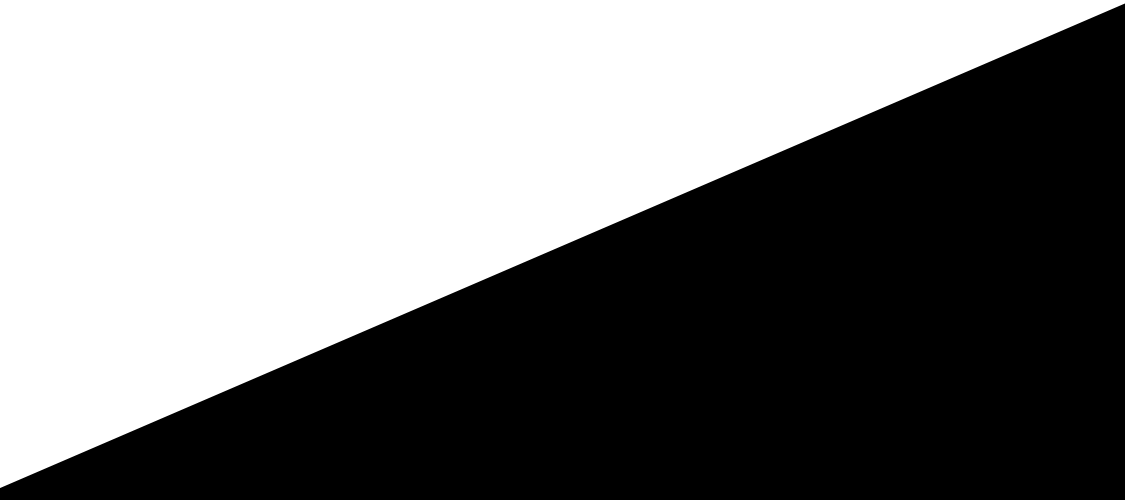
#> input picture Image/example 1x3 (3375 x 1500 piksel).png, 3375 x 1500 px, found by its file name (shown at 1/3 size)
$ jupyter execute --allow-errors Instagram_Grid_Cropper.ipynb
#> lines starting #> are read from the running program, lines starting #| are printed output that depends on the picture
<a href="https://colab.research.google.com/github/mabdulghofur142/Instagram-Grid-Cropper/blob/main/Code/Instagram_Grid_Cropper.ipynb" target="_parent"></a>

Feel free to check it out on my GitHub! 👉 [Instagram Grid Cropper](https://github.com/mabdulghofur142/Instagram-Grid-Cropper/tree/main)

# Instagram Grid Cropper

## Modul yang dibutuhkan

[cell 1]
from PIL import Image
import io
import zipfile
from fractions import Fraction
import math

## Code

[cell 2]
def place_on_frame(image, frame_size=(2400, 3000), position=0, round=0, frame=None):
    if round == 0 or frame is None:
        frame = Image.new("RGB", frame_size, (0, 0, 0))
    img_width, img_height = image.size

    if position == 1:
        x_offset = frame_size[0] - img_width
    elif position == -1:
        x_offset = 0
    else:  # center
        x_offset = (frame_size[0] - img_width) // 2

    y_offset = (frame_size[1] - img_height) // 2
    frame.paste(image, (x_offset, y_offset))
    return frame

def labelling(rows, length):
    my_map = {}
    for i in range(length):
        row_image = (i % rows) + 1
        col_image = (i // rows) +1
        my_map[i] = str(row_image)+"_"+str(col_image)
    return my_map

def process_image(input_path, coloms=3, rows=1, output_zip_path='cropped_images.zip', format_upload_feed = "4/5", format_preview = "3/4"):
#> called with coloms = 3, rows = 1, output_zip_path = 'cropped example 1x3.zip', format_upload_feed = '4/5', format_preview = '3/4'
    img = Image.open(input_path)
#> img is the input picture: PIL image 3375x1500 RGBA; mean R, G, B, A 125.3, 125.3, 125.3, 255
    width, height = img.size
#> width = 3375; height = 1500

    pecahan = Fraction(width, height)
    pecahan2 = Fraction(coloms*3, rows*4)
    print(f"Is the ratio already in accordance with the Instagram preview format? {pecahan == pecahan2}")
#| Is the ratio already in accordance with the Instagram preview format? True

    gap_image = Fraction(format_upload_feed)-Fraction(format_preview)

    crop_width, crop_height = width // coloms, height // rows
#> crop_width = 1125; crop_height = 1500

    cropped_images = []

    if coloms == 2:
        cols = [0,2]
    elif coloms == 1:
        cols = [0]
    elif coloms == 3:
        cols = range(coloms)

    for col in cols:
        if col == 0:
            left = col * crop_width
            right = left + crop_width + math.ceil((gap_image/rows/2) * height)
            position = 1
            if coloms == 1:
                position = 0
        elif col == 1:
            left1 = col * crop_width
            left = left1 - int((gap_image/rows/2) * height)
            right = left1 + crop_width + math.ceil((gap_image/rows/2) * height)
            position = 0
        elif col == 2:
            left1 = col * crop_width
            left = left1 - int((gap_image/rows/2) * height)
            right = left1 + crop_width
            position = -1

        left, right = max(0, left), min(width, right)
        upper, lower = 0, height
        frame_size = (crop_width + (int((gap_image/rows) * height)), height)
        cropped = img.crop((left, upper, right, lower))
        framed_cropped = place_on_frame(cropped, frame_size=frame_size, position=position)
        if col == 0 or col == 2 or cols == [0]:
            if cols == [0]:
                col = [0,2]
                position = 1
            else:
                col = [col]

            flipped = cropped.transpose(Image.FLIP_LEFT_RIGHT)
            flipped_width, flipped_height = flipped.size

            for i in col:
                position=-position
                if i == 0:
                    left = flipped_width - math.ceil((gap_image/rows/2) * flipped_height)
                    right = flipped_width
                else:
                    left = 0
                    right = math.ceil((gap_image/rows/2) * flipped_height)

                left, right = max(0, left), min(width, right)

                flipped_cropped = flipped.crop((left, 0, right, flipped_height))
                framed_cropped = place_on_frame(flipped_cropped, frame_size=frame_size, position=position, round=1, frame=framed_cropped)
        # display(framed_cropped)
        if rows > 1:
            w, h = framed_cropped.size
            list_image = []
            for row in range(rows):
                framed_cropped_new = framed_cropped.crop((0, row * crop_height, w, (row + 1) * crop_height))
                list_image.append(framed_cropped_new)
            cropped_images = cropped_images + list_image

        if rows == 1:
            cropped_images.append(framed_cropped)
#> this loop made 3 passes
#> pass 1, in process_image, `cropped = img.crop((left, upper, right, lower))`:
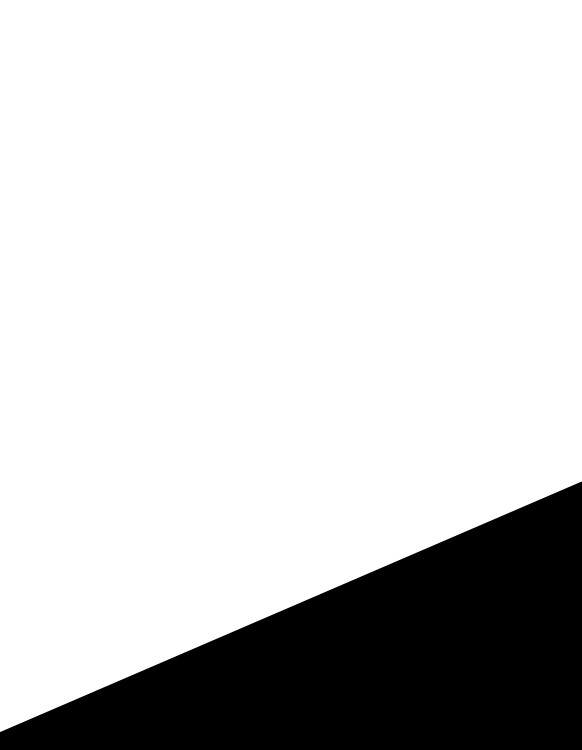
#> cropped: PIL image 1163x1500 RGBA (shown at 1/2 size); mean R, G, B, A 206.3, 206.3, 206.3, 255
#> pass 1, in process_image, `framed_cropped = place_on_frame(cropped, frame_size=frame_size, positi..`:
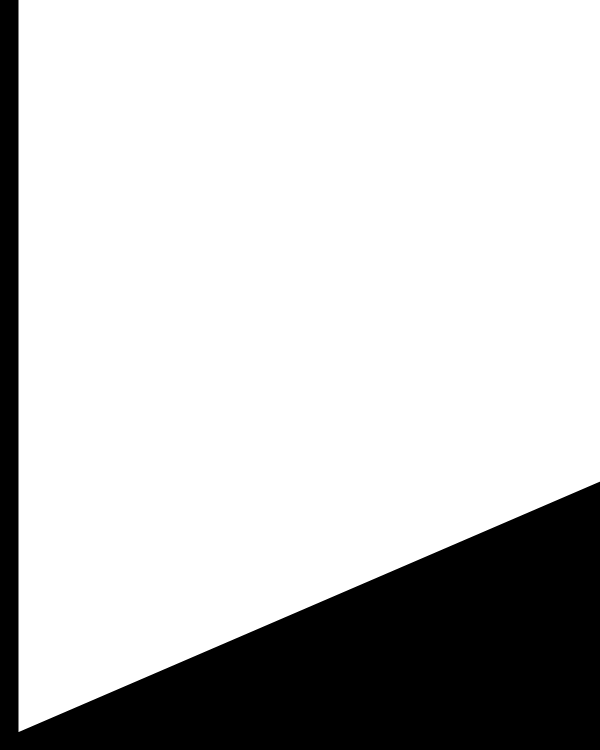
#> framed_cropped: PIL image 1200x1500 RGB (shown at 1/2 size); min 0, max 255, mean 200
#> pass 1, in process_image, `flipped = cropped.transpose(Image.FLIP_LEFT_RIGHT)`:
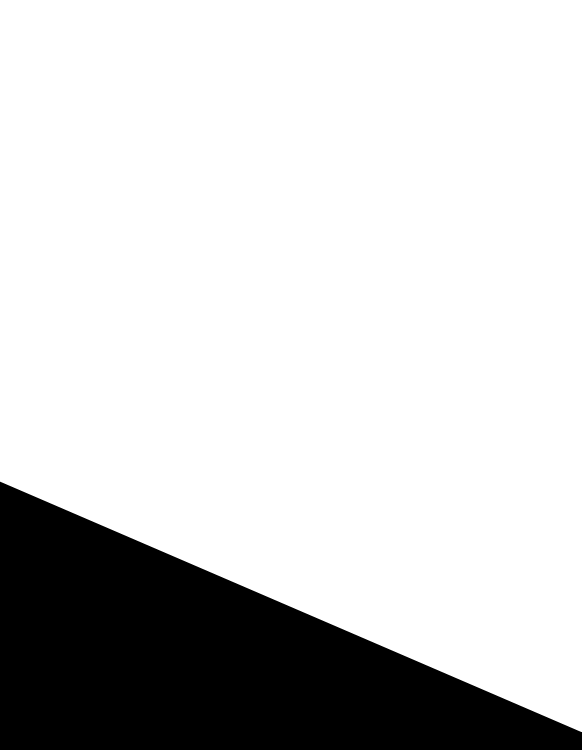
#> flipped: PIL image 1163x1500 RGBA (shown at 1/2 size); mean R, G, B, A 206.3, 206.3, 206.3, 255
#> after the loop:
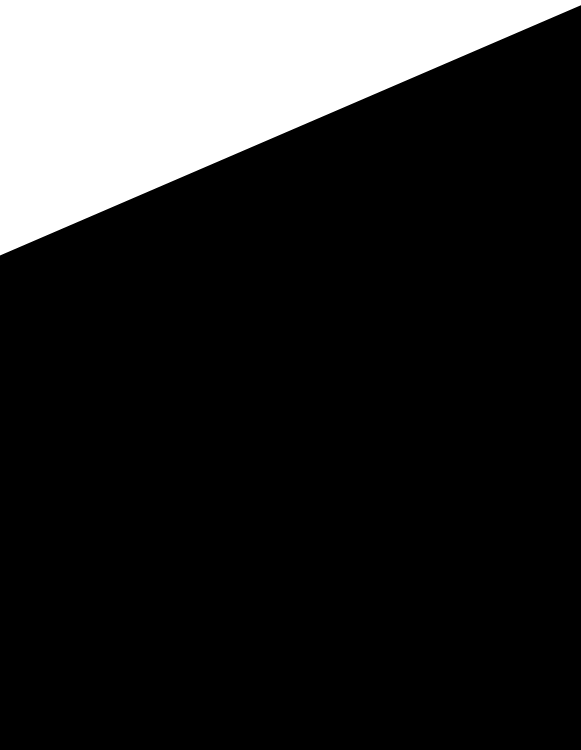
#> cropped: PIL image 1162x1500 RGBA (shown at 1/2 size); mean R, G, B, A 44.3, 44.3, 44.3, 255
#> after the loop:
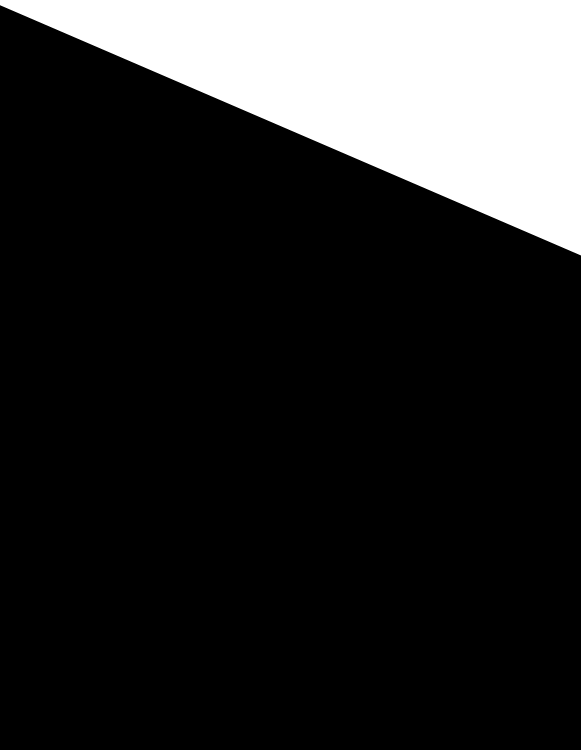
#> flipped: PIL image 1162x1500 RGBA (shown at 1/2 size); mean R, G, B, A 44.3, 44.3, 44.3, 255
#> after the loop:
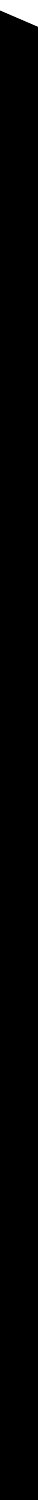
#> flipped_cropped: PIL image 38x1500 RGBA; mean R, G, B, A 3.2, 3.2, 3.2, 255
#> after the loop, cropped_images = 3 items; flipped_height = 1500; flipped_width = 1162

    my_label = labelling(rows, len(cropped_images))
#> my_label = {0: '1_1', 1: '1_2', 2: '1_3'}
    # Simpan ke file ZIP
    with zipfile.ZipFile(output_zip_path, 'w', zipfile.ZIP_DEFLATED) as zip_file:
        for i, img in enumerate(cropped_images):
            img_bytes = io.BytesIO()
            img.save(img_bytes, format='JPEG')
            zip_file.writestr(f'cropped_{my_label[i]}.jpg', img_bytes.getvalue())

    print(f"ZIP file has been successfully created: {output_zip_path}")

# Testing

Testing using Data Image from my github: [Data Image](https://github.com/mabdulghofur142/Instagram-Grid-Cropper/tree/main/Image)

## Test 1x3

[cell 3]
if __name__ == '__main__':
    input_image_path = '/content/example 1x3 (3375 x 1500 piksel).png' # image path
    output_zip_name = 'cropped example 1x3.zip' # zip name
    coloms = 3
    rows = 1
    process_image(
        input_path=input_image_path,
        coloms=coloms,
        rows=rows,
        output_zip_path=output_zip_name,
        format_upload_feed="4/5",     # Target rasio carousel Instagram
        format_preview="3/4"    # Rasio asli gambar
    )

    from google.colab import files
    files.download(output_zip_name)

## Test 2x3

#> (a cell that did not finish here is left out)


    from google.colab import files
    files.download(output_zip_name_2)

## Test 3x3

#> (a cell that did not finish here is left out)
